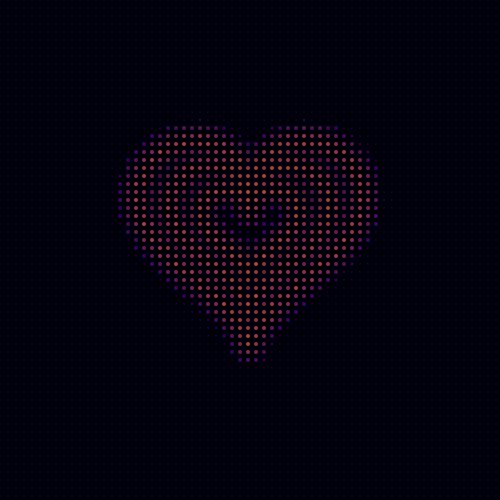
Frame 1 (no input)
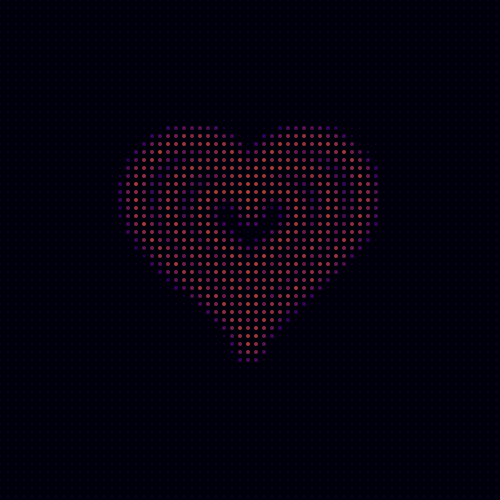
Frame 2 (the mouse pressed at the canvas centre, redrawn once)

The p5.js sketch that drew these frames (run headless with seeded random() and noise() and a simulated clock; the mouse was pressed at the canvas centre and the sketch redrawn once):

// p5.js sketch
// ── sketch.js
let heartPoints = [];
const RESOLUTION = 0.1;
let startColor, endColor, midColor;

function setup() {
  createCanvas(500,500);
  background(220);
  frameRate(30); // Adjust this for faster or slower heartbeat
  
  startColor = color(200, 100, 80);  // Pink
  midColor = color(180, 50, 40);       // Red
  endColor = color(50, 0, 100);        // Dark Red

  noLoop(); // Stop the draw loop initially
}

function mousePressed() {
  if (isLooping()) {
    noLoop();
  } else {
    loop();
  }
}

let heartScales = [7,5,3];

//Calculate the points of a heart shape using the parametric equation
function computeHeartPoints(scale) {
  let points = [];
  for (let t = 0; t < TWO_PI; t += RESOLUTION) {
    let x = 16 * pow(sin(t), 3) * scale;
    let y = -(13 * cos(t) - 5 * cos(2*t) - 2 * cos(3*t) - cos(4*t)) * scale;
    points.push(createVector(x, y));
  }
  return points;
}

//Find the nearest point that lies on a heart shape
function distanceToNearestHeart(x, y, allHeartPoints) {
  let minDist = Infinity;
  for (let heartPoints of allHeartPoints) {
    for (let pt of heartPoints) {
      let d = dist(x, y, pt.x, pt.y);
      if (d < minDist) {
        minDist = d;
      }
    }
  }
  return minDist;
}  

function draw() {
  background(0,0,10);
  translate(width/2, height/2); 
  strokeWeight(0);

  let spacing = 8;
  let allHeartPoints = [];  // This will store points for all hearts

  for (let i = 0; i < heartScales.length; i++) {
    let beat = 0.15 * sin(frameCount * 0.15);
    heartScales[i] += beat / (i + 1); // Different hearts have different beat magnitudes.
    allHeartPoints.push(computeHeartPoints(heartScales[i]));
  }

  let colorOscillator = (sin(frameCount * 0.15) + 1) /2;  // Oscillates between 0 and 1
  let currentHeartColor = lerpColor(startColor, midColor, colorOscillator); // Interpolate between pink and red
  
  for (let x = -width/2; x < width/2; x += spacing) {
    for (let y = -height/2; y < height/2; y += spacing) {
      let minDist = distanceToNearestHeart(x, y+25, allHeartPoints)
      minDist *= map(sin(frameCount * 0.15), -1, 1, 0.8, 2);
      let size = constrain(map(minDist, 0, 30, 30, 4), 1.3, 4);
      let col = lerpColor(currentHeartColor, endColor, map(minDist, 0, 30, 0, 1));
      fill(col);
      ellipse(x, y, size);
    }
  }
}
